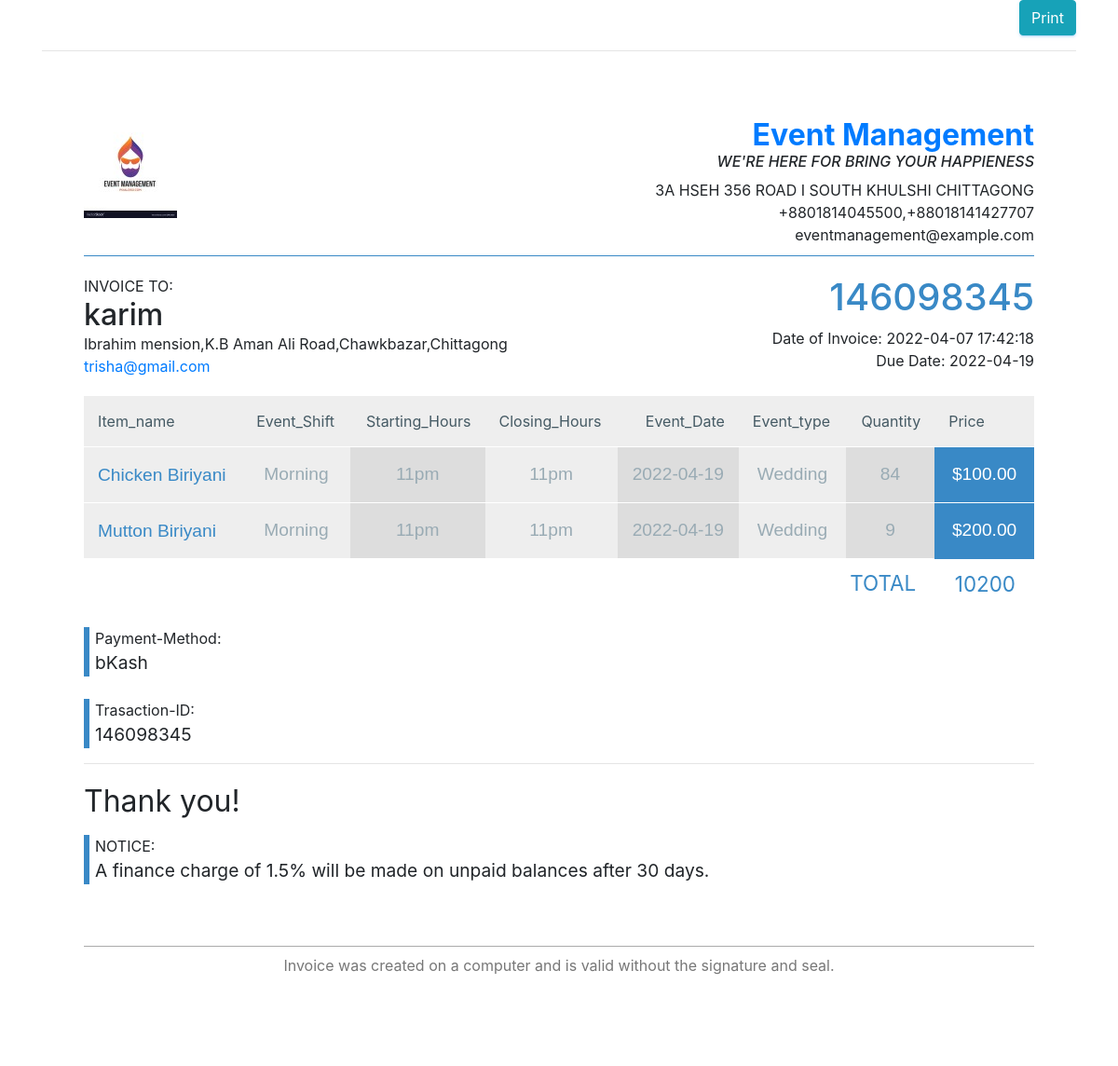
The page /admin/dealer/Inv/uinvoice.php?t_id=146098345 on the database its author committed.
### tables this page shows
CREATE TABLE `users` (
  `u_id` int(222) NOT NULL,
  `username` varchar(222) NOT NULL,
  `f_name` varchar(222) NOT NULL,
  `l_name` varchar(222) NOT NULL,
  `email` varchar(222) NOT NULL,
  `phone` varchar(222) NOT NULL,
  `password` varchar(222) NOT NULL,
  `address` text NOT NULL,
  `status` int(222) NOT NULL DEFAULT 1,
  `date` timestamp NOT NULL DEFAULT current_timestamp() ON UPDATE current_timestamp()
);

CREATE TABLE `users_orders` (
  `o_id` int(222) NOT NULL,
  `u_id` int(222) NOT NULL,
  `title` varchar(222) NOT NULL,
  `quantity` int(222) NOT NULL,
  `price` decimal(10,2) NOT NULL,
  `item_total` varchar(222) DEFAULT NULL,
  `shift` text NOT NULL,
  `o_hr` varchar(222) NOT NULL,
  `c_hr` varchar(222) NOT NULL,
  `edate` date NOT NULL,
  `type` text NOT NULL,
  `payment` varchar(222) NOT NULL,
  `t_id` varchar(222) NOT NULL,
  `status` varchar(222) DEFAULT NULL,
  `date` timestamp NOT NULL DEFAULT current_timestamp() ON UPDATE current_timestamp()
);

### admin/dealer/Inv/uinvoice.php (the view, shortened to what this page needs)
<?php
include("connection/connect.php");
$get = $_GET['t_id'];
$servername = "localhost";
$username = "root";
$password = "";
$conn = new PDO("mysql:host=$servername;dbname=event", $username, $password);
  $conn->setAttribute(PDO::ATTR_ERRMODE, PDO::ERRMODE_EXCEPTION);
$query = "SELECT * FROM `users_orders` where `t_id`=$get";
$stmt = $conn->prepare($query);
$result = $stmt->execute();
$u_order = $stmt->fetch();
$u_order1=$u_order['u_id'];
?>
<!DOCTYPE html>
<html>
<head>
    <link href="css/lib/bootstrap/bootstrap.min.css" rel="stylesheet">
    <link href="css/helper.css" rel="stylesheet">
    <link href="css/style.css" rel="stylesheet">
	<link href="//maxcdn.bootstrapcdn.com/bootstrap/4.1.1/css/bootstrap.min.css" rel="stylesheet" id="bootstrap-css">
	<link rel="stylesheet" type="text/css" href="styles.css">
</head>
<body>
<div class="container">
    <div class="toolbar hidden-print">
        <div class="text-right">
            <button id="printInvoice" class="btn btn-info">Print</button>
        </div>
        <hr>
    </div>
    <?php
    $query1 = "SELECT * FROM `users` where `u_id`=$u_order1";
    $stmt1 = $conn->prepare($query1);
    $result1 = $stmt1->execute();
    $u_order2 = $stmt1->fetch();
    ?>
	<div id="invoice">
    <div class="invoice overflow-auto">
        <div style="min-width: 600px">
            <header>
                <div class="row">
                    <div class="col">
                        <a href="">
                            <img src="images/logo of invoice (1).jpg"  />
                            </a>
                    </div>
                    <div class="col company-details">
                        <h2 class="name">
                            <a target="_blank" href="https://lobianijs.com">
                           <strong> Event Management</strong>
                            </a>
                            <div><i><h6> WE'RE HERE FOR BRING YOUR HAPPIENESS</h6></i></div>
                        </h2>
                        <div>3A HSEH 356 ROAD I SOUTH KHULSHI CHITTAGONG</div>
                        <div>+8801814045500,+88018141427707</div>
                        <div>eventmanagement@example.com</div>
                    </div>
                </div>
            </header>
            <main>
                <div class="row contacts">
                    <div class="col invoice-to">
                        <div class="text-gray-light">INVOICE TO:</div>
                        <h2 class="to"><?=$u_order2['username'];?></h2>
                        <div class="address"><?=$u_order2['address'];?></div>
                        <div class="email"><a href="mailto:john@example.com"><?=$u_order2['email'];?></a></div>
                    </div>
                    <div class="col invoice-details">
                        <h1 class="invoice-id"><?=$u_order['t_id'];?></h1>
                        <div class="date">Date of Invoice: <?=$u_order['date'];?></div>
                        <div class="date">Due Date: <?=$u_order['edate'];?>
                    </div>
                    </div>
</div>
                <table cellspacing="3" cellpadding="3" >
                    <thead>
                        <tr>
                            <th class="text-left">Item_name</th>
                            <th class="text-left">Event_Shift</th>
                            <th class="text-right">Starting_Hours</th>
                            <th class="text-left">Closing_Hours</th>
                            <th class="text-right">Event_Date</th>
                            <th class="text-left">Event_type</th>
                            <th class="text-right">Quantity</th>
                            <th class="text-left">Price</th>
                        </tr>
                    </thead>
                    <tbody>
                    <?php
						$query_res= mysqli_query($db,"select * from users_orders where t_id='".$_GET['t_id']."'");
												if(!mysqli_num_rows($query_res) > 0 )
														{
															echo '<td colspan="9"><center>You have No orders Placed yet. </center></td>';
														}
													else
														{
										  while($row=mysqli_fetch_array($query_res))
										  {
							?>
                        <tr>
                            <td class="text-left"><h3>
                            <?=$row['title'];?>
                                </h3>
                            </td>
                            <td class="qty"><?=$row['shift'];?></td>
                            <td class="unit"><?=$row['o_hr'];?></td>
                            <td class="qty"><?=$row['c_hr'];?></td>
                            <td class="unit"><?=$row['edate'];?></td>
                            <td class="qty"><?=$row['type'];?></td>
                            <td class="unit"><?=$row['quantity'];?></td>
                            <td class="total">$<?=$row['price'];?></td>
                        </tr>
                        <?php
                        }}?>
                    </tbody>
                    <tfoot class= >
                        <tr>
                            <td colspan="7">TOTAL</td>
                            <td><?=$u_order['item_total'];?></td>
                        </tr>
                    </tfoot>
                </table>
                <div class="notices">
                    <div>Payment-Method:</div>
                    <div class="notice"><?=$u_order['payment'];?></div>
                </div>
                <?php
                    echo'<br>';
                    ?>
                <div class="notices">
                    <div>Trasaction-ID:</div>
                    <div class="notice"><?=$u_order['t_id'];?></div>
                </div>
                    <?php
                    echo'<hr>';
                    ?>
                <div class="thanks">Thank you!</div>
                <div class="notices">
                    <div>NOTICE:</div>
                    <div class="notice">A finance charge of 1.5% will be made on unpaid balances after 30 days.</div>
                </div>
            </main>
            <footer>
                Invoice was created on a computer and is valid without the signature and seal.
            </footer>
        </div>
    </div>
</div>
</div>
</body>
</html>

### admin/dealer/Inv/styles.css (style rules this page uses)
#invoice { padding: 30px; }
.invoice { position: relative; background-color: #FFF; min-height: 680px; min-width: 100%; padding: 15px }
.invoice header { padding: 10px 0; margin-bottom: 20px; border-bottom: 1px solid #3989c6 }
.invoice .company-details { text-align: right }
.invoice .company-details .name { margin-top: 0; margin-bottom: 0 }
.invoice .contacts { margin-bottom: 20px }
.invoice .invoice-to { text-align: left }
.invoice .invoice-to .to { margin-top: 0; margin-bottom: 0 }
.invoice .invoice-details { text-align: right }
.invoice .invoice-details .invoice-id { margin-top: 0; color: #3989c6 }
.invoice main { padding-bottom: 50px }
.invoice main .thanks { margin-top: 10px; font-size: 2em; margin-bottom: 12px; }
.invoice main .notices { padding-left: 6px; border-left: 6px solid #3989c6 }
.invoice main .notices .notice { font-size: 1.2em }
.invoice table { width: 100%; border-collapse: collapse; border-spacing: 0; margin-bottom: 20px }
.invoice table td,.invoice table th { padding: 15px; background: #eee; border-bottom: 1px solid #fff }
.invoice table th { white-space: nowrap; font-weight: 400; font-size: 16px }
.invoice table td h3 { margin: 0; font-weight: 400; color: #3989c6; font-size: 1.2em }
.invoice table .qty,.invoice table .total,.invoice table .unit { text-align: center; font-size: 1.2em }
.invoice table .unit { background: #ddd }
.invoice table .total { background: #3989c6; color: #fff }
.invoice table tbody tr:last-child td { border: none }
.invoice table tfoot td { background: 0 0; border-bottom: none; white-space: nowrap; text-align: right; padding: 10px 20px; font-size: 1.2em; border-top: 1px solid #aaa }
.invoice table tfoot tr:first-child td { border-top: none }
.invoice table tfoot tr:last-child td { color: #3989c6; font-size: 1.4em; border-top: 1px solid #3989c6 }
.invoice table tfoot tr td:first-child { border: none }
.invoice footer { width: 100%; text-align: center; color: #777; border-top: 1px solid #aaa; padding: 8px 0 }

### rows shown on the page
users: username "karim", address "Ibrahim mension,K.B Aman Ali Road,Chawkbazar,Chittagong", email "trisha@gmail.com"
users_orders: t "146098345", date "2022-04-07 17:42:18", edate "2022-04-19", title "Chicken Biriyani", shift "Morning", o_hr "11pm", c_hr "11pm", type "Wedding", quantity "84", price "100.00", item_total "10200", payment "bKash"
users_orders: title "Mutton Biriyani", shift "Morning", o_hr "11pm", c_hr "11pm", edate "2022-04-19", type "Wedding", quantity "9", price "200.00"
